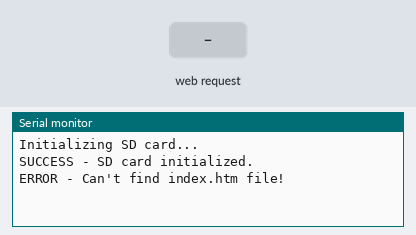
The sketch below on a simulated Arduino Uno, built with avr-gcc and run on an emulated ATmega328P. Parts: the last lines printed to the serial monitor. The test bench sets the inputs (shaded band). WiFi joins after 1.5 s; servers stay silent unless stated; storage starts empty.

Above: at 1.2 s.
1.3 s: HTTP request GET /index.htm received
At 2.3 s:
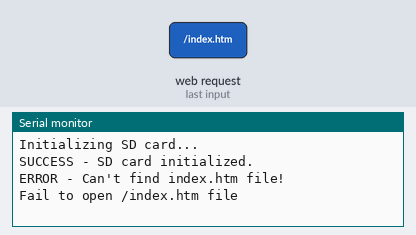
2.8 s: HTTP request GET /jpg received
At 3.6 s:
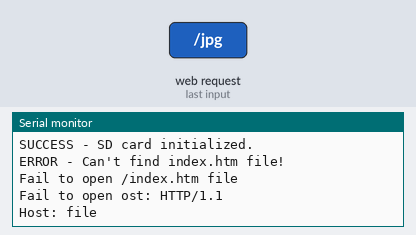

The sketch:

eth_websrv_SD_copy_20230114161618.ino
```cpp
/*--------------------------------------------------------------
  Program:      eth_websrv_SD

  Description:  Arduino web server that serves up a basic web
                site. The web site is stored on the SD card.

  Hardware:     Arduino Uno and Ethernet + SD shield (used Elecrow W5200 shield combining ETH + SD chips on SPI interface)
                2Gb micro SD card formatted FAT16 (tried with 8Go Class2 )

  Software:     Developed using Arduino 2.0.3 software
                SD card contains web site starting with page /index.htm

  References:   - 2013/01/10 : [W.A. Smith],
                  https://startingelectronics.org/tutorials/arduino/ethernet-shield-web-server-tutorial/SD-card-web-server/
                  modified by Tom Igoe
                - 2023/01/23 : [Adrien Levasseur],
                  Analyse TCP request and loads target html/jpg/png/ico files

--------------------------------------------------------------*/

#include <SPI.h>
#include <EthernetV2_0.h>   //#include <Ethernet.h> //For the Elecrow W5200 Ethernet shield : https://www.elecrow.com/w5200-ethernet-shield-p-367.html
#include <SD.h>
#include <string.h>

// MAC address from Ethernet shield sticker under board
byte mac[] = { 0xDE, 0xAD, 0xBE, 0xEF, 0xFE, 0xED };
IPAddress ip(10, 1, 41, 11);
EthernetServer server(80);  //Creates a server at standard HTTP port 80

File webFile;
char clientHttpRequest[100] = "";  //The complete HTTP request from the web browser
char clientHttpGetFilePath[100];    //The complete filepath from the presumed GET instruction
char clientHttpGetFileExt[4];       //The file extension from the presumed GET instruction
unsigned int charIndex = 0;

void setup()
{
    Ethernet.begin(mac, ip);  // initialize Ethernet device
    server.begin();           // start to listen for clients
    Serial.begin(115200);       // for debugging

    // initialize SD card
    Serial.println("Initializing SD card...");
    if (!SD.begin(4)) {
        Serial.println("ERROR - SD card initialization failed!");
        return;    // init failed
    }
    Serial.println("SUCCESS - SD card initialized.");
    // check for index.htm file
    if (!SD.exists("index.htm")) {
        Serial.println("ERROR - Can't find index.htm file!");
        return;  // can't find index file
    }
    Serial.println("SUCCESS - Found index.htm file.");
}

void loop()
{
    EthernetClient client = server.available();  // try to get client

    if (client) {  // got client?
        boolean currentLineIsBlank = true;   //Detects if the line is blank so that it means the HTTP request is entirely received
        while (client.connected()) {
            if (client.available()) {   // client data available to read
                char clientHttpChar = client.read(); // read 1 byte (character) from client

                //Buffering the http client request
                if(charIndex < sizeof(clientHttpRequest)){
                  clientHttpRequest[charIndex] = clientHttpChar;
                }
                charIndex++;

//*DEBUG                Serial.print(clientHttpChar); //*DEBUG

                // last line of client request is blank and ends with \n
                // respond to client only after last line received
                if (clientHttpChar == '\n' && currentLineIsBlank) {
//*DEBUG                   Serial.println(); //*DEBUG
                    //Analysing the client request before generating a response
                    //Let's assume a GET instruction, parsing the filename
                    char* strchrSlash, *strchrDot, *strchrSpace;    //Get the pointer of each of important character to construct the HTTP answer
                    strchrSlash = strchr(clientHttpRequest, '/');
//*DEBUG                    Serial.print("strchrSlash = ");Serial.println(strchrSlash); //*DEBUG
                    strchrDot = strchr(strchrSlash, '.');
//*DEBUG                   Serial.print("strchrDot = ");Serial.println(strchrDot); //*DEBUG
                    strchrSpace = strchr(strchrDot, ' ');
//*DEBUG                    Serial.print("strchrSpace = ");Serial.println(strchrSpace); //*DEBUG

                    memcpy(clientHttpGetFilePath, strchrSlash, strchrSpace - strchrSlash);
//*DEBUG                    Serial.print("clientHttpGetFilePath = ");Serial.println(clientHttpGetFilePath); //*DEBUG

                    memcpy(clientHttpGetFileExt, strchrDot + 1, strchrSpace - strchrDot);
//*DEBUG                   Serial.print("clientHttpGetFileExt = ");Serial.println(clientHttpGetFileExt); //*DEBUG

                    //**Retrieving the complete Filename
                    if(clientHttpGetFilePath == "/"){
                      strcpy(clientHttpGetFilePath, "/index.htm");
                    }
//*DEBUG                    Serial.print("File path : ");Serial.println(clientHttpGetFilePath); //*DEBUG

                    //Finally send a standard http response header
                    webFile = SD.open(clientHttpGetFilePath);        // open web page file

                    //**Generating the answer
                    if(webFile){
                      client.println("HTTP/1.1 200 OK");
                    }
                    else{
                      client.println("HTTP/1.1 404 Not Found");
                    }

                    //**Generating the Content-type answer
                    if(clientHttpGetFileExt == "jpg"){
                      client.println("Content-Type: image/jpg");
                    }
                    else if(clientHttpGetFileExt == "ico"){
                      client.println("Content-Type: image/ico");
                    }
                    else if(clientHttpGetFileExt == "png"){
                      client.println("Content-Type: image/png");
                    }
                    else if(clientHttpGetFileExt == "css"){
                      client.println("Content-type: text/css, true");
                    }
                    else{
                      client.println("Content-Type: text/html; charset=utf-8");
                    }

                    //**Closing the connection
                    client.println("Connection: close");
                    client.println();

                    //**Send web page
                    if (webFile) {
                        while(webFile.available()) {
                            client.write(webFile.read()); // send web page to client
                        }
                        webFile.close();
                    }
                    else{
                      Serial.print("Fail to open ");Serial.print(clientHttpGetFilePath);Serial.println(" file");
                    }

                    //Erase data from the Http Request and get ready to receive next one
                    charIndex = 0;
                    memset(clientHttpRequest, '\0', sizeof(clientHttpRequest));
                    memset(clientHttpGetFilePath, '\0', sizeof(clientHttpGetFilePath));

                    break;
                }
                // every line of text received from the client ends with \r\n
                if (clientHttpChar == '\n') {
                    // last character on line of received text
                    // starting new line with next character read
                    currentLineIsBlank = true;
                }
                else if (clientHttpChar != '\r') {
                    // a text character was received from client
                    currentLineIsBlank = false;
                }
            } // end if (client.available())
        } // end while (client.connected())
        delay(1);      // give the web browser time to receive the data
        client.stop(); // close the connection
    } // end if (client)
}
```

Measured:
- after the input at 1.3 s, the serial monitor: prints a new line at once (image 1)
- after the input at 2.8 s, the serial monitor: prints a new line at once (image 2)
